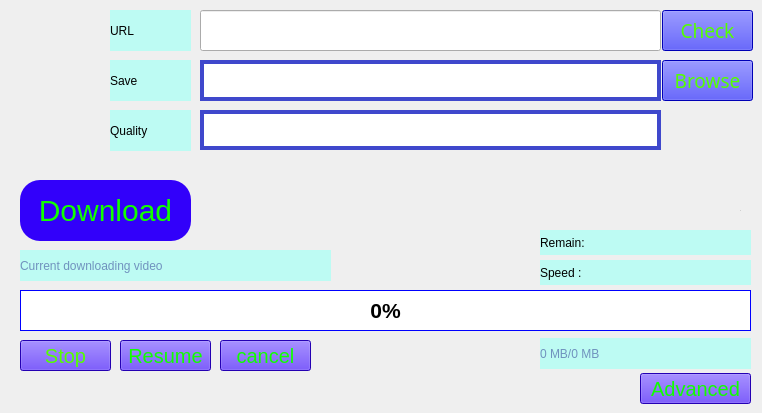
   <widget class="QWidget" name="tab_1">
    <attribute name="title">
     <string>Download youtube video</string>
    </attribute>
    <widget class="QLineEdit" name="LE_url_1">
     <property name="geometry">
      <rect>
       <x>200</x>
       <y>10</y>
       <width>461</width>
       <height>41</height>
      </rect>
     </property>
     <property name="styleSheet">
      <string notr="true">QLineEdit {
     border: 4px solid #3f48cc;
     background: white;
	
	
	font: 75 10pt &quot;MS Shell Dlg 2&quot;;
 }

QLineEdit:hover {
border-color: rgb(170, 0, 255);

}
@mixin default-placeholder-text {
color: gray;
font-style: italic;
font-weight: 200;
}</string>
     </property>
     <property name="text">
      <string/>
     </property>
    </widget>
    <widget class="QLabel" name="lbl_size_1">
     <property name="geometry">
      <rect>
       <x>540</x>
       <y>338</y>
       <width>211</width>
       <height>31</height>
      </rect>
     </property>
     <property name="styleSheet">
      <string notr="true">background-color: rgb(189, 251, 243);
font: 75 14pt &quot;Arial&quot;;
color: rgb(112, 146, 190);</string>
     </property>
     <property name="text">
      <string>0 MB/0 MB</string>
     </property>
    </widget>
    <widget class="QLabel" name="lbl_current_1">
     <property name="geometry">
      <rect>
       <x>20</x>
       <y>250</y>
       <width>311</width>
       <height>31</height>
      </rect>
     </property>
     <property name="styleSheet">
      <string notr="true">background-color: rgb(189, 251, 243);
font: 75 14pt &quot;Arial&quot;;
color: rgb(112, 146, 190);</string>
     </property>
     <property name="text">
      <string>Current downloading video</string>
     </property>
    </widget>
    <widget class="QPushButton" name="btn_res_1">
     <property name="geometry">
      <rect>
       <x>120</x>
       <y>340</y>
       <width>91</width>
       <height>31</height>
      </rect>
     </property>
     <property name="font">
      <font>
       <family>Arial</family>
       <pointsize>-1</pointsize>
       <weight>25</weight>
       <italic>false</italic>
       <bold>false</bold>
       <underline>false</underline>
       <strikeout>false</strikeout>
      </font>
     </property>
     <property name="styleSheet">
      <string notr="true">QPushButton {

   color: #11FF00;
   font-family: Arial;
   font-size: 20px;
   font-weight: 200;

   background-color: #3200FA;

   text-decoration: none;
   display: inline-block;
   cursor: pointer;
}

QPushButton:hover {
   background: #2BAAFF;
   background-image: -webkit-linear-gradient(top, #2BAAFF, #3178C7);
   background-image: -moz-linear-gradient(top, #2BAAFF, #3178C7);
   background-image: -ms-linear-gradient(top, #2BAAFF, #3178C7);
   background-image: -o-linear-gradient(top, #2BAAFF, #3178C7);
   background-image: linear-gradient(to bottom, #2BAAFF, #3178C7);
   text-decoration: none;
}

QPushButton:pressed {
background-color: rgb(86, 12, 198);}
</string>
     </property>
     <property name="text">
      <string>Resume</string>
     </property>
    </widget>
    <widget class="QProgressBar" name="pb_progress_1">
     <property name="geometry">
      <rect>
       <x>20</x>
       <y>290</y>
       <width>731</width>
       <height>41</height>
      </rect>
     </property>
     <property name="font">
      <font>
       <pointsize>16</pointsize>
       <weight>75</weight>
       <bold>true</bold>
      </font>
     </property>
     <property name="styleSheet">
      <string notr="true">QProgressBar
{
border :1px solid;
	border-color: rgb(0, 0, 255);
	background-color: rgb(255, 255, 255);

}
 QProgressBar:chunk {
     
	background-color: rgb(25, 255, 0);
     width: 20px;
 }
 QProgressBar:hover {
border-color: rgb(170, 0, 255);
}
QProgressBar:chunk:hover {    
background-color: rgb(75, 226, 0);
 }</string>
     </property>
     <property name="locale">
      <locale language="English" country="UnitedStates"/>
     </property>
     <property name="maximum">
      <number>1000</number>
     </property>
     <property name="value">
      <number>0</number>
     </property>
     <property name="alignment">
      <set>Qt::AlignCenter</set>
     </property>
    </widget>
    <widget class="QPushButton" name="btn_adv_1">
     <property name="geometry">
      <rect>
       <x>640</x>
       <y>373</y>
       <width>111</width>
       <height>31</height>
      </rect>
     </property>
     <property name="font">
      <font>
       <family>Arial</family>
       <pointsize>-1</pointsize>
       <weight>25</weight>
       <italic>false</italic>
       <bold>false</bold>
       <underline>false</underline>
       <strikeout>false</strikeout>
      </font>
     </property>
     <property name="styleSheet">
      <string notr="true">QPushButton {

   color: #11FF00;
   font-family: Arial;
   font-size: 20px;
   font-weight: 200;

   background-color: #3200FA;

   text-decoration: none;
   display: inline-block;
   cursor: pointer;
}

QPushButton:hover {
   background: #2BAAFF;
   background-image: -webkit-linear-gradient(top, #2BAAFF, #3178C7);
   background-image: -moz-linear-gradient(top, #2BAAFF, #3178C7);
   background-image: -ms-linear-gradient(top, #2BAAFF, #3178C7);
   background-image: -o-linear-gradient(top, #2BAAFF, #3178C7);
   background-image: linear-gradient(to bottom, #2BAAFF, #3178C7);
   text-decoration: none;
}

QPushButton:pressed {
background-color: rgb(86, 12, 198);}
</string>
     </property>
     <property name="text">
      <string>Advanced</string>
     </property>
    </widget>
    <widget class="QPushButton" name="btn_browse_1">
     <property name="geometry">
      <rect>
       <x>662</x>
       <y>60</y>
       <width>91</width>
       <height>41</height>
      </rect>
     </property>
     <property name="font">
      <font>
       <family>Arial Black</family>
       <pointsize>14</pointsize>
       <weight>10</weight>
       <italic>false</italic>
       <bold>false</bold>
      </font>
     </property>
     <property name="styleSheet">
      <string notr="true">QPushButton {
	color: rgb(85, 255, 0);
	font: 87 14pt &quot;Arial Black&quot;;
	background-color: rgb(0, 0, 255);

}

QPushButton:hover {
background-color: rgb(0, 0, 124);
}

QPushButton:pressed {
background-color: rgb(0, 170, 255);}
</string>
     </property>
     <property name="text">
      <string>Browse</string>
     </property>
    </widget>
    <widget class="QLabel" name="lbl_speed_1">
     <property name="geometry">
      <rect>
       <x>610</x>
       <y>260</y>
       <width>141</width>
       <height>25</height>
      </rect>
     </property>
     <property name="styleSheet">
      <string notr="true">background-color: rgb(189, 251, 243);
font: 75 14pt &quot;Arial&quot;;
color: rgb(112, 146, 190);</string>
     </property>
     <property name="text">
      <string/>
     </property>
    </widget>
    <widget class="QLabel" name="lbl_save1">
     <property name="geometry">
      <rect>
       <x>110</x>
       <y>60</y>
       <width>81</width>
       <height>41</height>
      </rect>
     </property>
     <property name="styleSheet">
      <string notr="true">background-color:#bdfbf3;
font: 87 14pt &quot;Arial Black&quot;;</string>
     </property>
     <property name="text">
      <string>Save</string>
     </property>
    </widget>
    <widget class="QLabel" name="lbl_quality1">
     <property name="geometry">
      <rect>
       <x>110</x>
       <y>110</y>
       <width>81</width>
       <height>41</height>
      </rect>
     </property>
     <property name="styleSheet">
      <string notr="true">background-color:#bdfbf3;
font: 87 14pt &quot;Arial Black&quot;;</string>
     </property>
     <property name="text">
      <string>Quality</string>
     </property>
    </widget>
    <widget class="QLineEdit" name="LE_save_1">
     <property name="geometry">
      <rect>
       <x>200</x>
       <y>60</y>
       <width>461</width>
       <height>41</height>
      </rect>
     </property>
     <property name="styleSheet">
      <string notr="true">QLineEdit {
     border: 4px solid #3f48cc;
     background: white;
	
	font: 75 10pt &quot;MS Shell Dlg 2&quot;;
 }

QLineEdit:hover {
border-color: rgb(170, 0, 255);

}</string>
     </property>
     <property name="text">
      <string/>
     </property>
    </widget>
    <widget class="QLabel" name="lbl_url1">
     <property name="geometry">
      <rect>
       <x>110</x>
       <y>10</y>
       <width>81</width>
       <height>41</height>
      </rect>
     </property>
     <property name="styleSheet">
      <string notr="true">background-color:#bdfbf3;
font: 87 14pt &quot;Arial Black&quot;;</string>
     </property>
     <property name="text">
      <string>URL</string>
     </property>
    </widget>
    <widget class="Line" name="line1">
     <property name="geometry">
      <rect>
       <x>210</x>
       <y>210</y>
       <width>531</width>
       <height>1</height>
      </rect>
     </property>
     <property name="styleSheet">
      <string notr="true">background-color: rgb(208, 208, 208);</string>
     </property>
     <property name="orientation">
      <enum>Qt::Horizontal</enum>
     </property>
    </widget>
    <widget class="QLabel" name="lbl_sp1">
     <property name="geometry">
      <rect>
       <x>540</x>
       <y>260</y>
       <width>71</width>
       <height>25</height>
      </rect>
     </property>
     <property name="styleSheet">
      <string notr="true">background-color: rgb(189, 251, 243);
font: 75 14pt &quot;Arial&quot;;
color: rgb(0, 0, 0);</string>
     </property>
     <property name="text">
      <string>Speed :</string>
     </property>
    </widget>
    <widget class="QPushButton" name="btn_stop_1">
     <property name="geometry">
      <rect>
       <x>20</x>
       <y>340</y>
       <width>91</width>
       <height>31</height>
      </rect>
     </property>
     <property name="font">
      <font>
       <family>Arial</family>
       <pointsize>-1</pointsize>
       <weight>25</weight>
       <italic>false</italic>
       <bold>false</bold>
       <underline>false</underline>
       <strikeout>false</strikeout>
      </font>
     </property>
     <property name="styleSheet">
      <string notr="true">QPushButton {

   
	color: rgb(85, 255, 0);
   font-family: Arial;
   font-size: 20px;
   font-weight: 200;

   background-color: #3200FA;

   text-decoration: none;
   display: inline-block;
   cursor: pointer;
}

QPushButton:hover {
   background: #2BAAFF;
   background-image: -webkit-linear-gradient(top, #2BAAFF, #3178C7);
   background-image: -moz-linear-gradient(top, #2BAAFF, #3178C7);
   background-image: -ms-linear-gradient(top, #2BAAFF, #3178C7);
   background-image: -o-linear-gradient(top, #2BAAFF, #3178C7);
   background-image: linear-gradient(to bottom, #2BAAFF, #3178C7);
   text-decoration: none;
}

QPushButton:pressed {
background-color: rgb(86, 12, 198);}
</string>
     </property>
     <property name="text">
      <string>Stop</string>
     </property>
    </widget>
    <widget class="QComboBox" name="cb_quality_1">
     <property name="geometry">
      <rect>
       <x>200</x>
       <y>110</y>
       <width>461</width>
       <height>40</height>
      </rect>
     </property>
     <property name="font">
      <font>
       <family>MS Shell Dlg 2</family>
       <pointsize>10</pointsize>
       <weight>9</weight>
       <italic>false</italic>
       <bold>false</bold>
      </font>
     </property>
     <property name="styleSheet">
      <string notr="true"> QComboBox {
    border: 4px solid #3f48cc;
	background-color: rgb(255, 255, 255);
	font: 75 10pt &quot;MS Shell Dlg 2&quot;;

 }


 QComboBox::drop-down {
	width:33;
     border-left-width: 0px;
 }

 QComboBox::down-arrow {
		image:url(:/icon/ar.png);
		width : 35 px;
	    height : 40 px;
 }

 QComboBox:hover {
	
	border-color: rgb(170, 0, 255);
}
</string>
     </property>
    </widget>
    <widget class="QPushButton" name="btn_down_1">
     <property name="geometry">
      <rect>
       <x>20</x>
       <y>180</y>
       <width>171</width>
       <height>61</height>
      </rect>
     </property>
     <property name="font">
      <font>
       <family>Arial</family>
       <pointsize>-1</pointsize>
       <weight>25</weight>
       <italic>false</italic>
       <bold>false</bold>
       <underline>false</underline>
       <strikeout>false</strikeout>
      </font>
     </property>
     <property name="styleSheet">
      <string notr="true">QPushButton {
border-color: rgb(50, 0, 250);
   border-radius: 20px;
   color: #11FF00;
   font-family: Arial;
   font-size: 30px;
   font-weight: 200;

   background-color: #3200FA;

   text-decoration: none;
   display: inline-block;
   cursor: pointer;
}

QPushButton:hover {
   background: #2BAAFF;
}

QPushButton:pressed {
background-color: rgb(86, 12, 198);}
</string>
     </property>
     <property name="text">
      <string>Download</string>
     </property>
    </widget>
    <widget class="QPushButton" name="btn_check_1">
     <property name="geometry">
      <rect>
       <x>662</x>
       <y>10</y>
       <width>91</width>
       <height>41</height>
      </rect>
     </property>
     <property name="font">
      <font>
       <family>Arial Black</family>
       <pointsize>14</pointsize>
       <weight>10</weight>
       <italic>false</italic>
       <bold>false</bold>
      </font>
     </property>
     <property name="styleSheet">
      <string notr="true">QPushButton {
	color: rgb(85, 255, 0);
	font: 87 14pt &quot;Arial Black&quot;;
	background-color: rgb(0, 0, 255);

}

QPushButton:hover {
background-color: rgb(0, 0, 124);
}

QPushButton:pressed {
background-color: rgb(0, 170, 255);}
</string>
     </property>
     <property name="text">
      <string>Check</string>
     </property>
    </widget>
    <widget class="QPushButton" name="btn_cancel_1">
     <property name="geometry">
      <rect>
       <x>220</x>
       <y>340</y>
       <width>91</width>
       <height>31</height>
      </rect>
     </property>
     <property name="font">
      <font>
       <family>Arial</family>
       <pointsize>-1</pointsize>
       <weight>25</weight>
       <italic>false</italic>
       <bold>false</bold>
       <underline>false</underline>
       <strikeout>false</strikeout>
      </font>
     </property>
     <property name="styleSheet">
      <string notr="true">QPushButton {

   color: #11FF00;
   font-family: Arial;
   font-size: 20px;
   font-weight: 200;

   background-color: #3200FA;

   text-decoration: none;
   display: inline-block;
   cursor: pointer;
}

QPushButton:hover {
   background: #2BAAFF;
   background-image: -webkit-linear-gradient(top, #2BAAFF, #3178C7);
   background-image: -moz-linear-gradient(top, #2BAAFF, #3178C7);
   background-image: -ms-linear-gradient(top, #2BAAFF, #3178C7);
   background-image: -o-linear-gradient(top, #2BAAFF, #3178C7);
   background-image: linear-gradient(to bottom, #2BAAFF, #3178C7);
   text-decoration: none;
}

QPushButton:pressed {
background-color: rgb(86, 12, 198);}
</string>
     </property>
     <property name="text">
      <string>cancel</string>
     </property>
    </widget>
    <widget class="QLabel" name="lbl_time_1">
     <property name="geometry">
      <rect>
       <x>620</x>
       <y>230</y>
       <width>131</width>
       <height>25</height>
      </rect>
     </property>
     <property name="styleSheet">
      <string notr="true">background-color: rgb(189, 251, 243);
font: 75 14pt &quot;Arial&quot;;
color: rgb(112, 146, 190);</string>
     </property>
     <property name="text">
      <string/>
     </property>
    </widget>
    <widget class="QLabel" name="lbl_rem_1">
     <property name="geometry">
      <rect>
       <x>540</x>
       <y>230</y>
       <width>81</width>
       <height>25</height>
      </rect>
     </property>
     <property name="styleSheet">
      <string notr="true">background-color: rgb(189, 251, 243);
font: 75 14pt &quot;Arial&quot;;
color: rgb(0, 0, 0);</string>
     </property>
     <property name="text">
      <string>Remain:</string>
     </property>
    </widget>
   </widget>
